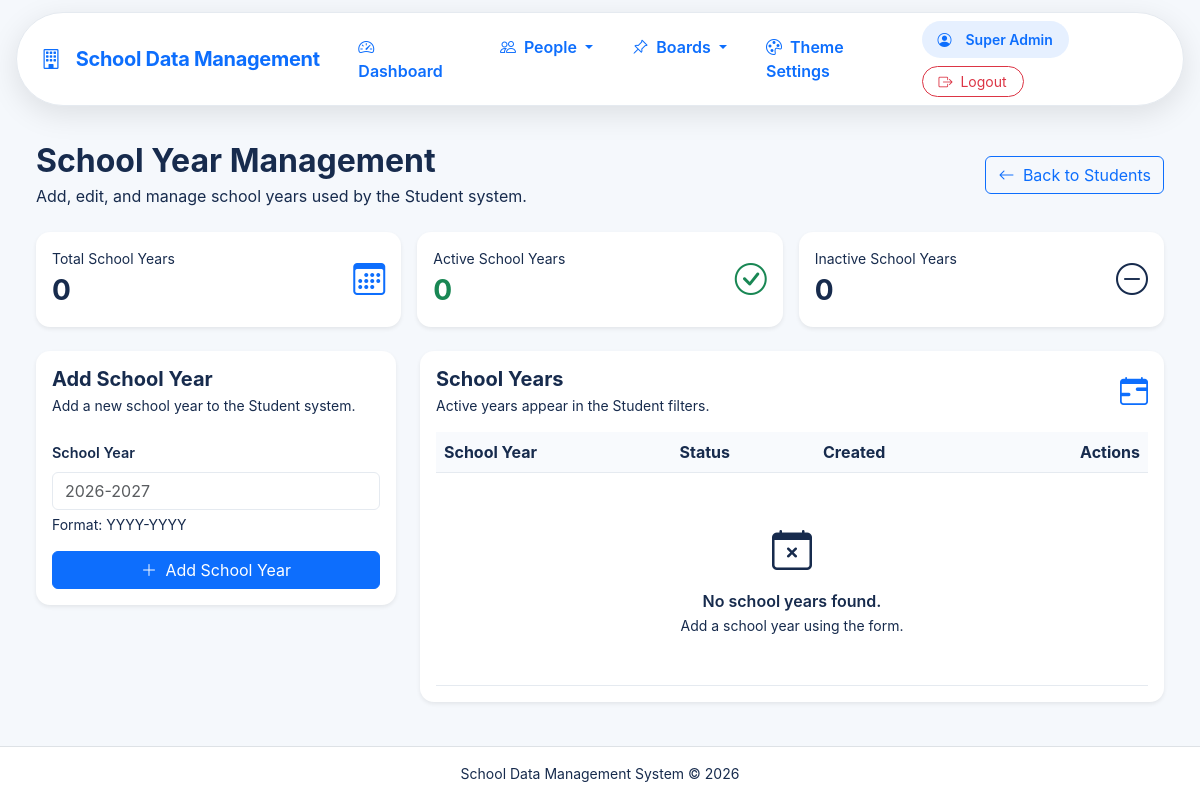
Before: /school_years.php (signed in) with the older database file.
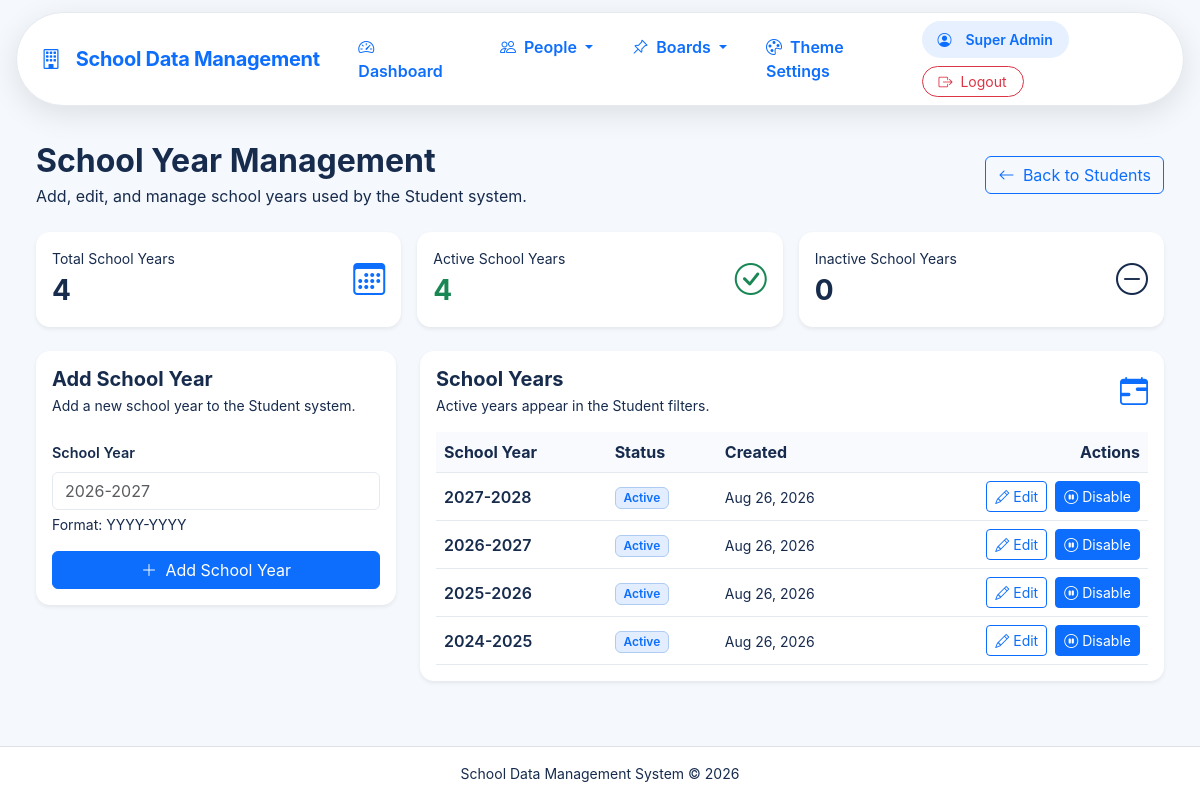
After: the same page with the newer database file.
### tables this page shows
CREATE TABLE `school_years` (
  `id` int(10) UNSIGNED NOT NULL,
  `school_year` varchar(9) NOT NULL,
  `is_active` tinyint(1) NOT NULL DEFAULT 1,
  `created_at` timestamp NOT NULL DEFAULT current_timestamp()
);

### config.php (called while the page is built, shortened)
<?php
function e($value)
{
    return htmlspecialchars(
        (string) $value,
        ENT_QUOTES,
        'UTF-8'
    );
}
?>

### school_years.php (the view, shortened to what the rows shown need)
<?php
require_once __DIR__ . '/config.php';
$stmt = $pdo->query("
    SELECT
        id,
        school_year,
        is_active,
        created_at
    FROM school_years
    ORDER BY school_year DESC
");
$schoolYears = $stmt->fetchAll();
include 'header.php';
?>
<div class="container-fluid">
    <div class="d-flex flex-wrap justify-content-between align-items-center gap-3 mb-4">
        <div>
            <h2 class="fw-bold mb-1">
                School Year Management
            </h2>
        </div>
    </div>
    <div class="row g-4">
        <div class="col-12 col-lg-8">
            <div class="card border-0 shadow-sm">
                <div class="card-body">
                    <div class="table-responsive">
                        <table class="table align-middle mb-0">
                            <thead>
                                <tr>
                                    <th>
                                        School Year
                                    </th>
                                    <th>
                                        Status
                                    </th>
                                    <th>
                                        Created
                                    </th>
                                    <th class="text-end">
                                        Actions
                                    </th>
                                </tr>
                            </thead>
                            <tbody>
                                <?php if (!empty($schoolYears)): ?>
                                    <?php foreach ($schoolYears as $year): ?>
                                        <tr>
                                            <td>
                                                <span class="fw-semibold">
                                                    <?= e($year['school_year']) ?>
                                                </span>
                                            </td>
                                            <td>
                                                <?php if ((int)$year['is_active'] === 1): ?>
                                                    <span class="badge text-bg-success">
                                                        Active
                                                    </span>
                                                <?php else: ?>
                                                    <span class="badge text-bg-secondary">
                                                        Inactive
                                                    </span>
                                                <?php endif; ?>
                                            </td>
                                            <td>
                                                <small class="text-muted">
                                                    <?= e(
                                                        date(
                                                            'M d, Y',
                                                            strtotime($year['created_at'])
                                                        )
                                                    ) ?>
                                                </small>
                                            </td>
                                            <td class="text-end">
                                                <div class="d-flex justify-content-end gap-2">
                                                    <button
                                                        type="button"
                                                        class="btn btn-sm btn-outline-primary"
                                                        data-bs-toggle="modal"
                                                        data-bs-target="#editSchoolYearModal"
                                                        data-id="<?= (int)$year['id'] ?>"
                                                        data-school-year="<?= e($year['school_year']) ?>"
                                                    >
                                                        <i class="bi bi-pencil"></i>
                                                        <span class="d-none d-md-inline">
                                                            Edit
                                                        </span>
                                                    </button>
                                                    <form
                                                        method="POST"
                                                        class="d-inline"
                                                        onsubmit="return confirm('Are you sure you want to <?= (int)$year['is_active'] === 1 ? 'deactivate' : 'activate' ?> <?= e($year['school_year']) ?>?');"
                                                    >
                                                        <?php if ((int)$year['is_active'] === 1): ?>
                                                            <button
                                                                type="submit"
                                                                class="btn btn-sm btn-outline-danger"
                                                                title="Deactivate"
                                                            >
                                                                <i class="bi bi-pause-circle"></i>
                                                                <span class="d-none d-md-inline">
                                                                    Disable
                                                                </span>
                                                            </button>
                                                        <?php endif; ?>
                                                    </form>
                                                </div>
                                            </td>
                                        </tr>
                                    <?php endforeach; ?>
                                <?php endif; ?>
                            </tbody>
                        </table>
                    </div>
                </div>
            </div>
        </div>
    </div>
</div>
<?php include 'footer.php'; ?>

Changed rows visible on the page:
added school_years: school_year "2027-2028", is_active "Active", created_at "Aug 26, 2026"
added school_years: school_year "2026-2027", is_active "Active", created_at "Aug 26, 2026"
added school_years: school_year "2025-2026", is_active "Active", created_at "Aug 26, 2026"
added school_years: school_year "2024-2025", is_active "Active", created_at "Aug 26, 2026"
Other visible differences:
$totalYears: "0" → "4"
$activeYears: "0" → "4"
text no longer shown: "No school years found. Add a school year using the form."
